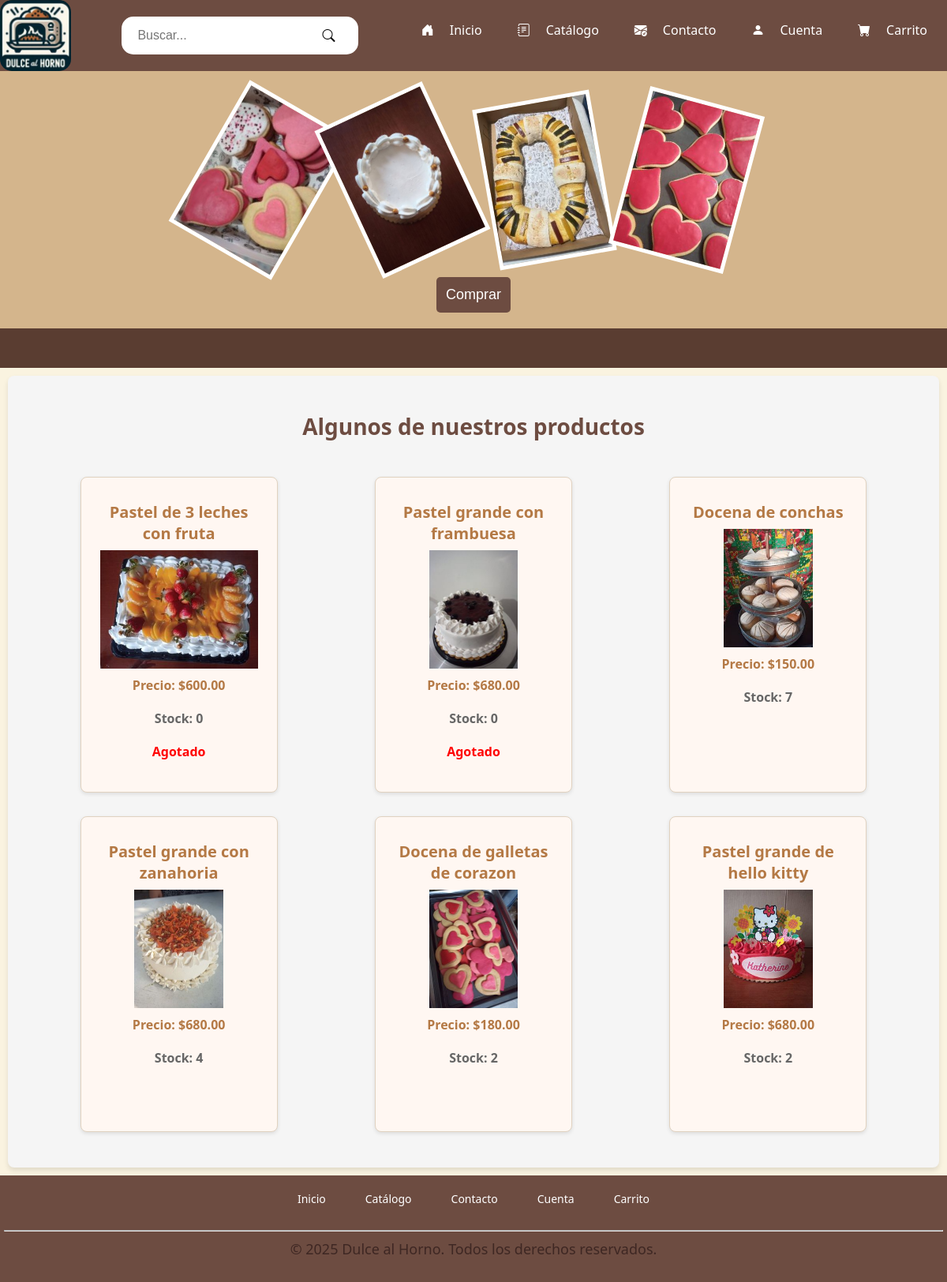
The page / on the database its author committed.
### tables this page shows
CREATE TABLE `productos` (
  `producto_id` int(11) NOT NULL AUTO_INCREMENT,
  `nombre` varchar(100) NOT NULL,
  `precio` decimal(10,2) NOT NULL,
  `img_url` varchar(255) DEFAULT NULL,
  `estado` enum('disponible','no disponible') NOT NULL DEFAULT 'disponible',
  `descripcion` text DEFAULT NULL,
  `stock` int(11) NOT NULL DEFAULT 0,
  PRIMARY KEY (`producto_id`)
);

### productos/productos.php (the view, shortened to what this page needs)
<?php
include __DIR__ . '/../config/db.php';
$isCatalogo = basename($_SERVER['PHP_SELF']) === 'catalogo.php';
if (isset($_GET['q']) && !empty(trim($_GET['q']))) {
    $busqueda = "%" . $_GET['q'] . "%";
    $stmt = $conn->prepare("SELECT * FROM productos WHERE estado = 'disponible' AND (nombre LIKE ? OR descripcion LIKE ?)");
    $stmt->bind_param("ss", $busqueda, $busqueda);
    $stmt->execute();
    $resultado = $stmt->get_result();
    echo "<h2>Resultados para: <em>" . htmlspecialchars($_GET['q']) . "</em></h2>";
} else {
    if ($isCatalogo) {
        $resultado = $conn->query("SELECT * FROM productos WHERE estado = 'disponible'");
    } else {
        $resultado = $conn->query("SELECT * FROM productos WHERE estado = 'disponible' ORDER BY RAND() LIMIT 6");
    }
}
echo '<div class="productos-grid">';
while ($producto = $resultado->fetch_assoc()) { ?>
    <div class="producto-card">
        <?php
        $rutaDetalle = basename($_SERVER['PHP_SELF']) === 'catalogo.php'
            ? '/productos/detalle_producto.php?id=' . $producto['producto_id']
            : '/productos/detalle_producto.php?id=' . $producto['producto_id'];
        ?>
        <a href="<?= $rutaDetalle ?>" style="text-decoration: none; color: inherit;">
            <h3 style="font-size: 1.25rem; font-weight: bold; margin-bottom: 0.5rem; color: #b47945;">
                <?php echo $producto['nombre']; ?>
            </h3>
            <div class="producto-img">
                <?php
                $rutaImg = basename($_SERVER['PHP_SELF']) === 'catalogo.php'
                    ? '/' . $producto['img_url']
                    : '/'. $producto['img_url'];
                ?>
                <?php if (!empty($producto['img_url'])): ?>
                    <img src="<?= htmlspecialchars($rutaImg) ?>"
                        alt="<?= htmlspecialchars($producto['nombre']) ?>">
                <?php else: ?>
                    <i class="bi bi-image" style="font-size: 40px; color: gray;"></i>
                <?php endif; ?>
            </div>
            <p style="color: #b47945; font-weight: bold;">Precio: $<?php echo number_format($producto['precio'], 2); ?></p>
            <p style="color: #666; font-weight: bold;">Stock: <?php echo (int)$producto['stock']; ?></p>
            <?php if ($producto['stock'] <= 0) {
                echo '<p style="color: red; font-weight: bold;">Agotado</p>';
            } ?>
        </a>
    </div>
<?php }
echo '</div>';
?>

### includes/alert.php (shortened to what this page needs)
<link rel="stylesheet" href="/assets/css/styles-alert.css">
<link href="https://cdn.jsdelivr.net/npm/bootstrap-icons/font/bootstrap-icons.css" rel="stylesheet">

### index.php (shortened to what this page needs)
<?php
include __DIR__ . '/includes/alert.php';
?>
<!DOCTYPE html>
<html lang="es-MX">
    <head>
        <link rel="stylesheet" href="/assets/css/styles.css">
        <link rel="stylesheet" href="/assets/css/styles-banner-footer.css">
        <link rel="stylesheet" href="/assets/css/styles-productos.css">
        <link href="https://cdn.jsdelivr.net/npm/bootstrap-icons/font/bootstrap-icons.css" rel="stylesheet">
    </head>
    <body>
        <div class="container-primary">
            <div id="banner-container">
                <?php include __DIR__ . '/includes/banner.php'; ?>
            </div>
            <a href="/pages/catalogo.php" class="a-img">
                <div class="main-container-img">
                    <div class="main-img">
                        <img src="resources/img/galletas_corazon_2.jpg" class="img-item" style="--rotate-angle: 30deg;" alt="galletas corazon">
                        <img src="resources/img/pastel_chico_1.jpg" class="img-item" style="--rotate-angle: -25deg;" alt="pastel chico">
                        <img src="resources/img/rosca.jpg" class="img-item" style="--rotate-angle: -10deg;" alt="rosca">
                        <img src="resources/img/galletas_corazon_5.jpg" class="img-item" style="--rotate-angle: 15deg;" alt="galletas corazon">
                    </div>
                </div>
                <div class="div-button-img" style="background-color: #d4b58c;">
                    <button class="button-img">Comprar</button>
                </div>
            </a>
            <div class="separador"></div>
            <div class="main-container">
                <h1 class="title">Algunos de nuestros productos</h1>
                <div class="productos">
                    <?php include __DIR__ . '/productos/productos.php'; ?>
                </div>
            </div>
            <div id="footer-container">
                <?php include __DIR__ . '/includes/footer.php'; ?>
            </div>
        </div>
    </body>
</html>

### includes/banner.php (shortened to what this page needs)
<!DOCTYPE html>
<html lang="es-MX">
<head>
    <link rel="stylesheet" href="/assets/css/styles.css">
    <link rel="stylesheet" href="/assets/css/styles-banner-footer.css">
    <link href="https://cdn.jsdelivr.net/npm/bootstrap-icons/font/bootstrap-icons.css" rel="stylesheet">
</head>
<body>
    <div id="banner-container">
        <ul class="ul-banner">
            <li class="logo">
                <img src="/resources/icon/Icon_DulceAlHorno_1.jpg" alt="Icon_DulceAlHorno" usemap="#inicio">
            </li>
            <div class="search-container">
                <form class="search-box" method="GET" action="/pages/catalogo.php">
                    <input type="text" placeholder="Buscar..." name="q" style="margin: 5px;">
                    <button type="submit" class="bi bi-search" style="color: black;"></button>
                </form>
            </div>
            <div class="menu">
                <li class="li-banner"><a href="/index.php"><i class="bi bi-house-door-fill icon-banner"></i>Inicio</a></li>
                <li class="li-banner"><a href="/pages/catalogo.php"><i class="bi bi-journal-text icon-banner"></i>Catálogo</a></li>
                <li class="li-banner"><a href="/pages/contacto.php"><i class="bi bi-envelope-check-fill icon-banner"></i>Contacto</a></li>
                <li class="li-banner"><a href="/pages/cuenta.php"><i class="bi bi-person-fill icon-banner"></i>Cuenta</a></li>
                <li class="li-banner"><a href="/pages/carrito.php"><i class="bi bi-cart-fill icon-banner"></i>Carrito</a></li>
            </div>
        </ul>
    </div>
</body>
</html>

### includes/footer.php (shortened to what this page needs)
<!DOCTYPE html>
<html lang="es-MX">
<head>
    <link rel="stylesheet" href="/css/styles.css">
    <link rel="stylesheet" href="/css/styles-banner-footer.css">
    <link href="https://cdn.jsdelivr.net/npm/bootstrap-icons/font/bootstrap-icons.css" rel="stylesheet">
</head>
<body>
    <footer id="footer-container">
        <ul>
            <div class="menu-footer"  style="justify-content: center;">
                <li class="li-footer"><a href="/index.php"></i>Inicio</a></li>
                <li class="li-footer"><a href="/pages/catalogo.php"></i>Catálogo</a></li>
                <li class="li-footer"><a href="/pages/contacto.php"></i>Contacto</a></li>
                <li class="li-footer"><a href="/pages/cuenta.php"></i>Cuenta</a></li>
                <li class="li-footer"><a href="/pages/carrito.php"></i>Carrito</a></li>
            </div>
        </ul>
        <hr>
        <p style="padding-top: 10px;padding-bottom: 5px;">&copy; 2025 Dulce al Horno. Todos los derechos reservados.</p>
    </footer>
</body>
</html>

### assets/css/styles.css (style rules this page uses)
* { margin: 0; padding: 0; box-sizing: border-box; }
body { background-color: #FAF3E0; height: 100%; margin: 0; padding: 0; display: flex; flex-direction: column; font-family: 'Segoe UI', Tahoma, Geneva, Verdana, sans-serif; }
.title { font-size: 28px; color: #6D4C41; text-align: center; margin-top: 20px; font-weight: bold; }
p { font-size: 18px; color: #3E2723; margin-bottom: 20px; }
.main-container { display: flex; padding: 25px; gap: 25px; flex-direction: column; min-height: 100vh; flex: 1; margin: 10px; background-color: #F5F5F5; border-radius: 8px; box-shadow: 0 4px 6px rgba(0, 0, 0, 0.1); }
ul { list-style-type: none; font-size: 18px; color: #5D4037; }
li { margin-bottom: 15px; }
li a { text-align: center; text-decoration: none; color: #3E2723; font-size: 16px; transition: color 0.3s ease, transform 0.3s ease; }
button { padding: 10px 20px; background-color: #6D4C41; border: none; color: white; font-size: 16px; border-radius: 5px; cursor: pointer; transition: background-color 0.3s ease, transform 0.3s ease; }
input, select { padding: 10px; font-size: 16px; border: 1px solid #D32F2F; border-radius: 5px; margin-bottom: 15px; width: 100%; }
footer a { text-decoration: none; color: #6D4C41; font-size: 14px; }

### assets/css/styles-banner-footer.css (style rules this page uses)
.ul-banner { list-style-type: none; margin: 0; padding: 0; display: flex; align-items: center; background-color: #6D4C41; height: 90px; justify-content: space-between; padding: 0 0px; position: relative; }
.logo { margin-right: auto; margin-top: auto; }
.logo img { width: 90px; height: 90px; border-radius: 15px; }
.menu { display: flex; gap: 15px; padding-right: 10px; }
.search-container { flex-grow: 1; display: flex; justify-content: center; padding: 0 10px; }
.search-box { display: flex; align-items: center; background-color: #fff; padding: 5px 10px; width: 300px; border-radius: 15px; }
.search-box input { border: none; outline: none; padding: 5px; flex-grow: 1; border-radius: 20px; }
.search-box button { background: none; border: none; cursor: pointer; }
.li-banner a, .li-footer a { display: flex; align-items: center; color: white; padding: 15px; }
.icon-banner { padding-right: 20px; }
.menu-footer { display: flex; flex-direction: row; justify-content: center; gap: 20px; }
footer { text-align: center; padding: 5px; background-color: #6D4C41; color: white; font-size: 16px; font-family:'Segoe UI', Tahoma, Geneva, Verdana, sans-serif; }
.img-item { width: 150px; height: auto; }

### assets/css/styles-productos.css (style rules this page uses)
.productos-grid { display: grid; grid-template-columns: repeat(3, 1fr); grid-template-rows: repeat(2, 1fr); gap: 30px; padding: 20px; justify-items: center; max-width: 100%; margin: 0 auto; }
.producto-card { background-color: #FFF7F2; border: 1px solid #E0D2C0; border-radius: 8px; text-align: center; padding: 20px; width: 100%; max-width: 250px; box-shadow: 0 2px 5px rgba(0,0,0,0.1); transition: transform 0.2s ease-in-out; }
.producto-card img { max-width: 100%; height: 150px; object-fit: cover; margin-bottom: 10px; }
.producto-card h3 { margin: 10px 0 5px; font-size: 18px; color: #6D4C41; }
.producto-card p { font-size: 16px; color: #6D4C41; }

### index.php (style rules this page uses)
.main-img { display: flex; gap: 30px; transition: transform 0.3s ease; padding-top: 15px; padding-bottom: 0px; }
.main-container-img { display: flex; justify-content: center; align-items: center; padding: 20px; padding-bottom: 0; gap: 20px; position: relative; z-index: 1; background-color: #d4b58c; }
.img-item { transform: rotate(var(--rotate-angle)); border: 5px solid #ffffff; transition: transform 0.3s ease; }
.separador { background-color: #5a3d31; height: 50px; margin: 0; }
.button-img { background-color: #6D4C41; color: rgb(255, 255, 255); padding: 12px; font-size: 18px; border: none; cursor: pointer; position: relative; z-index: 2; border-radius: 5px; }
.div-button-img { display: flex; justify-content: center; align-items: center; padding: 20px; }
.a-img { text-decoration: none; font-family: Arial, Helvetica, sans-serif; }

### rows shown on the page
productos: nombre "Pastel de 3 leches con fruta", img_url (picture), precio "600.00", stock "0", shows "Agotado"
productos: nombre "Pastel grande con frambuesa", img_url (picture), precio "680.00", stock "0", shows "Agotado"
productos: nombre "Docena de conchas", img_url (picture), precio "150.00", stock "7"
productos: nombre "Pastel grande con zanahoria", img_url (picture), precio "680.00", stock "4"
productos: nombre "Docena de galletas de corazon", img_url (picture), precio "180.00", stock "2"
productos: nombre "Pastel grande de hello kitty", img_url (picture), precio "680.00", stock "2"
